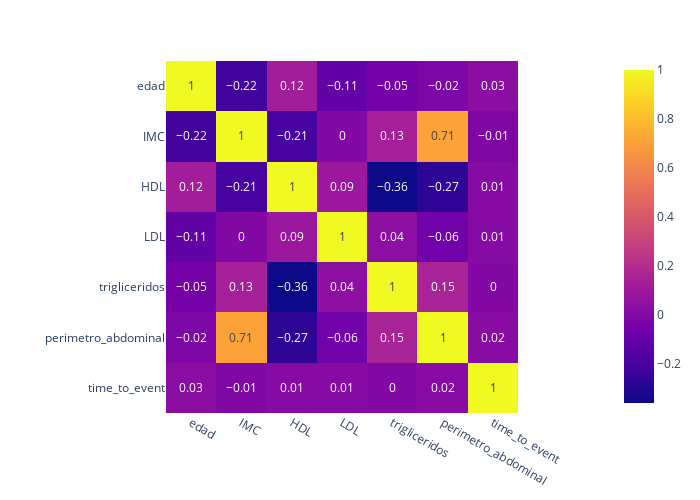

Notebook code cell kept with this figure:
### Code cell
print('Matriz de correlaciones')
px.imshow(np.round(df_numerico.corr(),2), text_auto=True, height=500, width=700)

### Figure 1 — Plotly figure (JSON) as saved in the notebook; plotly's stock layout.template omitted (floating-point values rounded to 4 significant figures)
{"data": [{"coloraxis": "coloraxis", "hovertemplate": "x: %{x}<br>y: %{y}<br>color: %{z}<extra></extra>", "name": "0", "texttemplate": "%{z}", "type": "heatmap", "x": ["edad", "IMC", "HDL", "LDL", "trigliceridos", "perimetro_abdominal", "time_to_event"], "xaxis": "x", "y": ["edad", "IMC", "HDL", "LDL", "trigliceridos", "perimetro_abdominal", "time_to_event"], "yaxis": "y", "z": [[1, -0.22, 0.12, -0.11, -0.05, -0.02, 0.03], [-0.22, 1, -0.21, 0, 0.13, 0.71, -0.01], [0.12, -0.21, 1, 0.09, -0.36, -0.27, 0.01], [-0.11, 0, 0.09, 1, 0.04, -0.06, 0.01], [-0.05, 0.13, -0.36, 0.04, 1, 0.15, 0], [-0.02, 0.71, -0.27, -0.06, 0.15, 1, 0.02], [0.03, -0.01, 0.01, 0.01, 0, 0.02, 1]]}], "layout": {"coloraxis": {"colorscale": [[0, "#0d0887"], [0.1111, "#46039f"], [0.2222, "#7201a8"], [0.3333, "#9c179e"], [0.4444, "#bd3786"], [0.5556, "#d8576b"], [0.6667, "#ed7953"], [0.7778, "#fb9f3a"], [0.8889, "#fdca26"], [1, "#f0f921"]]}, "height": 500, "margin": {"t": 60}, "width": 700, "xaxis": {"anchor": "y", "constrain": "domain", "domain": [0, 1], "scaleanchor": "y"}, "yaxis": {"anchor": "x", "autorange": "reversed", "constrain": "domain", "domain": [0, 1]}}}
